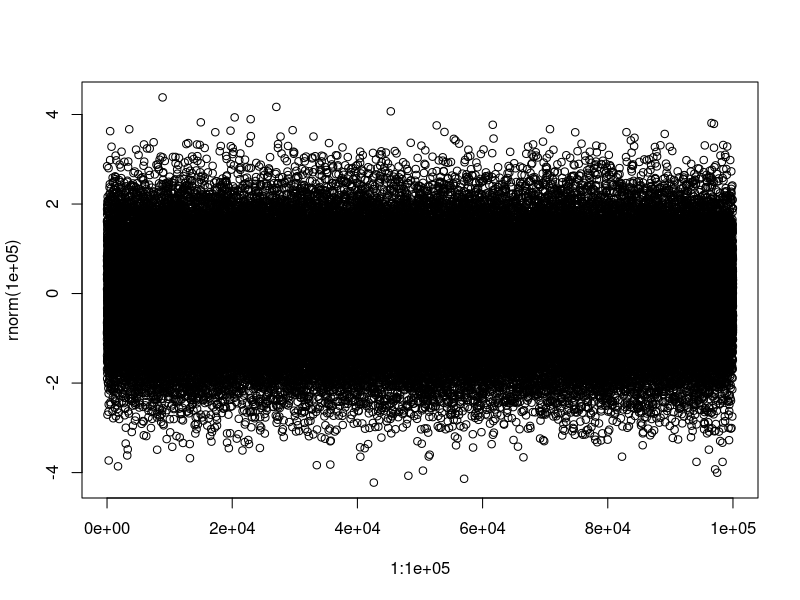

This figure's R source:
## ---- chunk 1
print("1")
print(1:10)
## ---- chunk 2
print("2")
print(1:10)
## ---- chunk 3
print("4")
print(1:10)
## ---- chunk 4
print("5")
print(1:10)
x <- 1:10
## ---- chunk 5
sum(x)
## ---- chunk 6
iris[1:3, 1:4]
knitr::kable(iris[1:3,1:4])
## ---- chunk 7
library(dplyr) #ładowanie pakietów tylko i wyłącznie w chunkach
# dane %>% mutate(...)
## ---- chunk 8
plot(1:100000, rnorm(100000))
## ---- chunk 9
knitr::opts_chunk$set(echo = FALSE,fig.width = 8) #globalne ustawienia chunków
## ---- chunk 10
print("ala ma kota") #kod R-owy się nie pokaże, tylko wynik
## ---- chunk 11
print("Tola ma tablet") #lokalnie mogę zmienić, że kod się bedzie pokazywać
x <- 1:5
